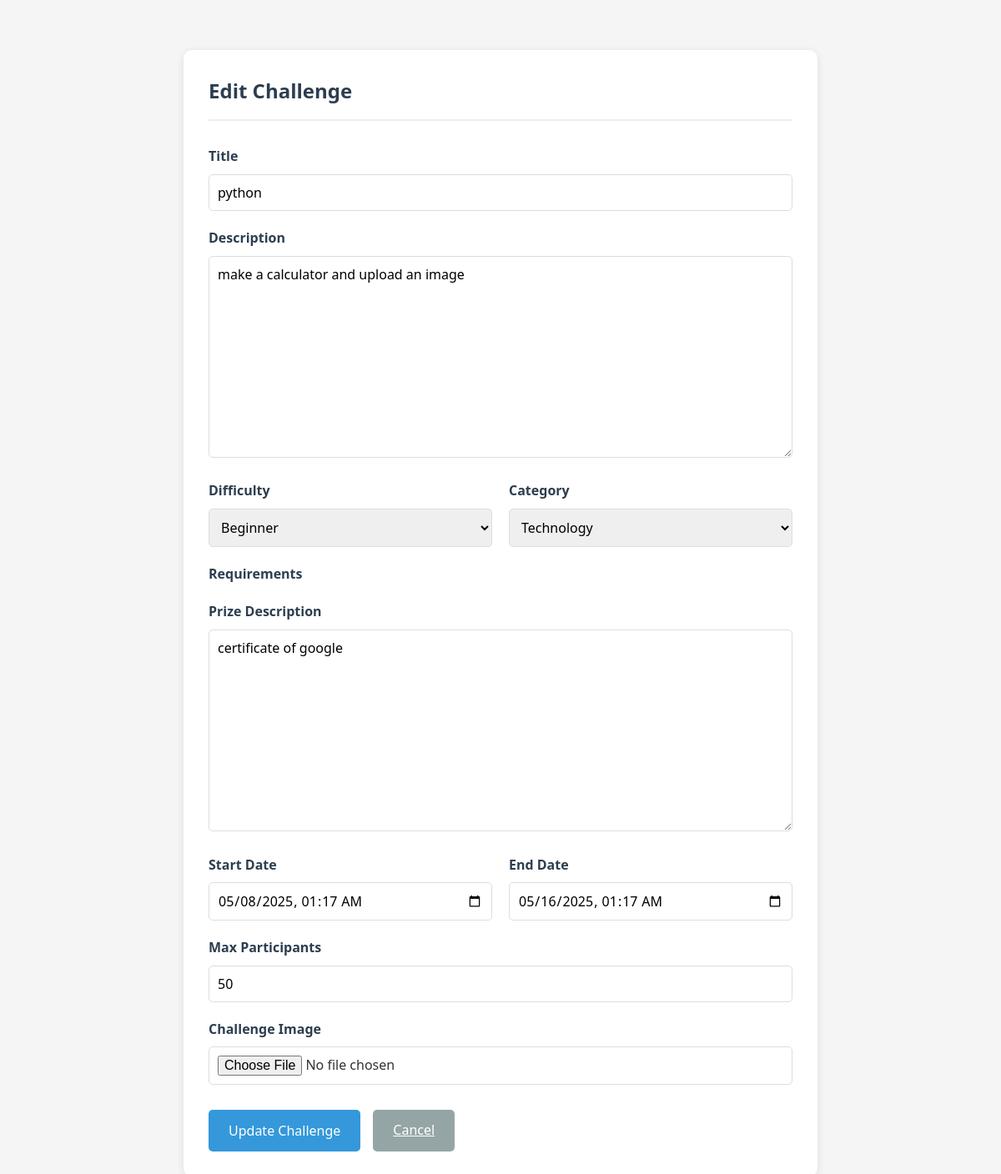
The page /challenges/4/edit/ (signed in) on the database its author committed.
### challenges/models.py (models this page shows, shortened)
class SkillChallenge(models.Model):
    DIFFICULTY_CHOICES = [
        ('beginner', 'Beginner'),
        ('intermediate', 'Intermediate'),
        ('advanced', 'Advanced')
    ]
    CATEGORY_CHOICES = [
        ('tech', 'Technology'),
        ('design', 'Design'),
        ('marketing', 'Marketing'),
        ('business', 'Business Strategy'),
        ('writing', 'Content Writing'),
        ('data', 'Data Analysis')
    ]
    creator = models.ForeignKey(User, on_delete=models.CASCADE)
    title = models.CharField(max_length=200)
    description = models.TextField()
    difficulty = models.CharField(max_length=20, choices=DIFFICULTY_CHOICES)
    category = models.CharField(max_length=20, choices=CATEGORY_CHOICES)
    start_date = models.DateTimeField()
    end_date = models.DateTimeField()
    max_participants = models.IntegerField(default=50)
    prize_description = models.TextField(blank=True)
    created_at = models.DateTimeField(auto_now_add=True)
    image = models.ImageField(upload_to='challenge_images/', null=True, blank=True)

### challenges/views.py (the view)
# urls.py: path('<int:pk>/edit/', views.edit_challenge, name='challenge_form'),
@login_required
def edit_challenge(request, pk):
    challenge = get_object_or_404(SkillChallenge, pk=pk)
    if challenge.creator != request.user:
        messages.error(request, 'You do not have permission to edit this challenge.')
        return redirect('challenge_detail', pk=pk)
    if request.method == 'POST':
        form = ChallengeForm(request.POST, request.FILES, instance=challenge)
        if form.is_valid():
            form.save()
            messages.success(request, 'Challenge updated successfully!')
            return redirect('challenge_detail', pk=pk)
    else:
        form = ChallengeForm(instance=challenge)
    return render(request, 'challenges/challenge_form.html', {'form': form, 'challenge': challenge})

### challenges/forms.py
class ChallengeForm(forms.ModelForm):
    class Meta:
        model = SkillChallenge
        fields = ['title', 'description', 'difficulty', 'category', 'start_date',
                 'end_date', 'max_participants', 'prize_description', 'image']
        widgets = {
            'start_date': forms.DateTimeInput(attrs={'type': 'datetime-local'}),
            'end_date': forms.DateTimeInput(attrs={'type': 'datetime-local'}),
        }

### challenges/templates/challenges/challenge_form.html (shortened to what this page needs)
<!DOCTYPE html>
<html lang="en">
<head>
</head>
<body>
    <div class="container">
        <div class="form-card">
            <div class="form-header">
                <h2>{% if form.instance.pk %}Edit Challenge{% else %}Create New Challenge{% endif %}</h2>
            </div>
            <form method="post" enctype="multipart/form-data">
                <div class="form-group">
                    <label for="{{ form.title.id_for_label }}">Title</label>
                    {{ form.title }}
                </div>
                <div class="form-group">
                    <label for="{{ form.description.id_for_label }}">Description</label>
                    {{ form.description }}
                </div>
                <div class="row">
                    <div class="col">
                        <div class="form-group">
                            <label for="{{ form.difficulty.id_for_label }}">Difficulty</label>
                            {{ form.difficulty }}
                        </div>
                    </div>
                    <div class="col">
                        <div class="form-group">
                            <label for="{{ form.category.id_for_label }}">Category</label>
                            {{ form.category }}
                        </div>
                    </div>
                </div>
                <div class="form-group">
                    <label for="{{ form.requirements.id_for_label }}">Requirements</label>
                </div>
                <div class="form-group">
                    <label for="{{ form.prize_description.id_for_label }}">Prize Description</label>
                    {{ form.prize_description }}
                </div>
                <div class="row">
                    <div class="col">
                        <div class="form-group">
                            <label for="{{ form.start_date.id_for_label }}">Start Date</label>
                            {{ form.start_date }}
                        </div>
                    </div>
                    <div class="col">
                        <div class="form-group">
                            <label for="{{ form.end_date.id_for_label }}">End Date</label>
                            {{ form.end_date }}
                        </div>
                    </div>
                </div>
                <div class="form-group">
                    <label for="{{ form.max_participants.id_for_label }}">Max Participants</label>
                    {{ form.max_participants }}
                </div>
                <div class="form-group">
                    <label for="{{ form.image.id_for_label }}">Challenge Image</label>
                    {{ form.image }}
                </div>
                <div class="button-group">
                    <button type="submit" class="btn btn-primary">
                        {% if form.instance.pk %}Update Challenge{% else %}Create Challenge{% endif %}
                    </button>
                    <a href="{% url 'challenge_list' %}" class="btn btn-secondary">Cancel</a>
                </div>
            </form>
        </div>
    </div>
</body>
</html>

### challenges/templates/challenges/challenge_form.html (style rules this page uses)
* { margin: 0; padding: 0; box-sizing: border-box; font-family: 'Segoe UI', Tahoma, Geneva, Verdana, sans-serif; }
body { background-color: #f5f5f5; color: #333; line-height: 1.6; }
.container { max-width: 800px; margin: 40px auto; padding: 20px; }
.form-card { background: white; border-radius: 10px; box-shadow: 0 2px 10px rgba(0, 0, 0, 0.1); padding: 30px; }
.form-header { margin-bottom: 30px; padding-bottom: 15px; border-bottom: 2px solid #eee; }
.form-header h2 { color: #2c3e50; font-size: 24px; }
.form-group { margin-bottom: 20px; }
.form-group label { display: block; margin-bottom: 8px; font-weight: 600; color: #2c3e50; }
.form-group input, .form-group textarea, .form-group select { width: 100%; padding: 10px; border: 1px solid #ddd; border-radius: 5px; font-size: 16px; }
.form-group textarea { min-height: 100px; resize: vertical; }
.row { display: flex; gap: 20px; }
.col { flex: 1; }
.button-group { display: flex; gap: 15px; margin-top: 30px; }
.btn { padding: 12px 24px; border: none; border-radius: 5px; font-size: 16px; cursor: pointer; transition: background-color 0.3s; }
.btn-primary { background-color: #3498db; color: white; }
.btn-secondary { background-color: #95a5a6; color: white; }

### rows shown on the page
SkillChallenge: title "python", description "make a calculator and upload an image", difficulty "Beginner", category "Technology", prize_description "certificate of google", start_date "05/08/2025 01:17", end_date "05/16/2025 01:17", max_participants "50"
